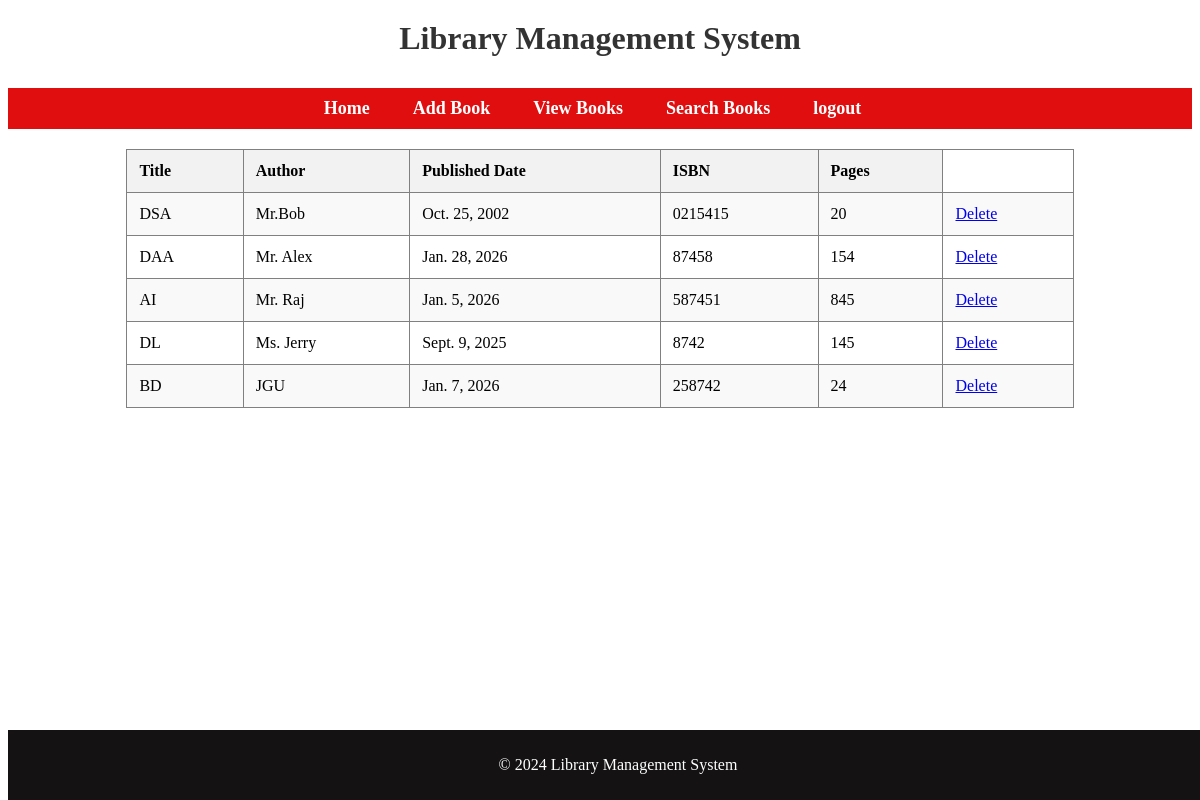
The page /viewbooks/ (signed in) on the database its author committed.
### libapp/models.py (models this page shows, shortened)
class Book(models.Model):
    title = models.CharField(max_length=200)
    author = models.CharField(max_length=100)
    published_date = models.DateField()
    isbn = models.CharField(max_length=13, unique=True)
    pages = models.IntegerField()

### libapp/views.py (the view)
# urls.py: path("viewbooks/", views.viewbooks, name="viewbooks"),
@login_required
def viewbooks(request):
    bookdata = Book.objects.all()
    return render(request, "viewbooks.html", {"bookdata": bookdata})

### templates/viewbooks.html (shortened to what this page needs)
{% extends "base.html" %}
{% block main %}
    <div class="tablecont">
        <table border="1">
        <tr>
            <th>Title</th>
            <th>Author</th>
            <th>Published Date</th>
            <th>ISBN</th>
            <th>Pages</th>
        </tr>
        {% for book in bookdata %}
        <tr>
            <td>{{ book.title }}</td>
            <td>{{ book.author }}</td>
            <td>{{ book.published_date }}</td>
            <td>{{ book.isbn }}</td>
            <td>{{ book.pages }}</td>
            <td><a href="{% url 'deletebook' book.id %}">Delete</a></td>
        </tr>
        {% endfor %}
    </table>
    </div>
    {% endblock %}

### templates/base.html (shortened to what this page needs)
<!DOCTYPE html>
<html lang="en">
<head>
</head>
<body>
    <h1>Library Management System</h1>
    <nav>
        <li><a href="{% url 'home' %}">Home</a></li>
        {% if user.is_authenticated %}
        <li><a href="{% url 'addbook' %}">Add Book</a></li>
        <li><a href="{% url 'viewbooks' %}">View Books</a></li>
        <li><a href="{% url 'searchbook' %}">Search Books</a></li>
        <li><a href="{% url 'logout' %}">logout</a></li>
        {% else %}
        <li><a href="{% url 'signup' %}">sign up</a></li>
        <li><a href="{% url 'login' %}">Log in</a></li>
        {% endif %}
    </nav>
    {% block main %}
    {% endblock %}
    <footer>
        <p>&copy; 2024 Library Management System</p>
    </footer>
</body>
</html>

### templates/base.html (style rules this page uses)
nav { background-color: #e00e0e; padding: 10px; text-align: center; }
nav li { display: inline; margin-right: 15px; list-style-type: none; font-size: 18px; padding: 8px 12px; }
li a { text-decoration: none; color: #ffffff; font-weight: bold; }
footer { text-align: center; margin-top: 20px; padding: 10px; background-color: #141212; display: block; width: 100%; position: fixed; bottom: 0; color: white; }
h1 { color: #333; text-align: center; margin-top: 20px; padding-bottom: 10px; }
.tablecont { width: 80%; margin: 20px auto; }
table { width: 100%; border-collapse: collapse; }
th, td { padding: 12px; text-align: left; }
th { background-color: #f2f2f2; }
tr:nth-child(even) { background-color: #f9f9f9; }

### rows shown on the page
Book: title "DSA", author "Mr.Bob", published_date "Oct. 25, 2002", isbn "0215415", pages "20"
Book: title "DAA", author "Mr. Alex", published_date "Jan. 28, 2026", isbn "87458", pages "154"
Book: title "AI", author "Mr. Raj", published_date "Jan. 5, 2026", isbn "587451", pages "845"
Book: title "DL", author "Ms. Jerry", published_date "Sept. 9, 2025", isbn "8742", pages "145"
Book: title "BD", author "JGU", published_date "Jan. 7, 2026", isbn "258742", pages "24"
